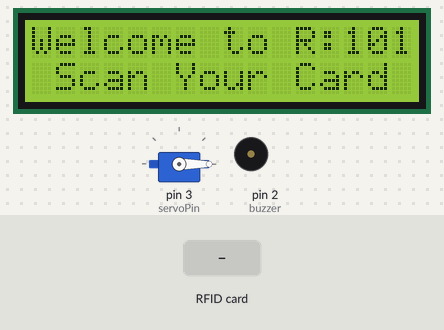
Simulated run of this sketch. Board: Arduino Uno, built with avr-gcc and run on an emulated ATmega328P. Shown: servo, 16×2 character LCD, buzzer (waves = sounding, pin HIGH). The test bench sets the inputs (shaded band). Pins used as bus, display or sensor lines are not drawn; what the sketch prints to the serial monitor is not drawn.

Above: at 1.3 s.
1.4 s: RFID card 72 57 AC 51 held to the reader
At 1.8 s:
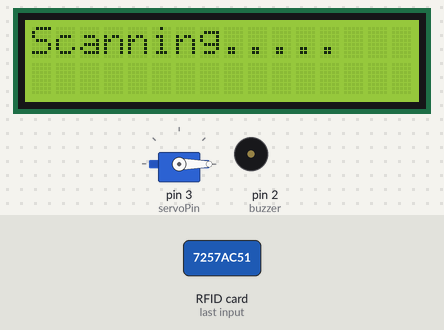
4.4 s: RFID card 72 57 AC 51 held to the reader
At 6.1 s:
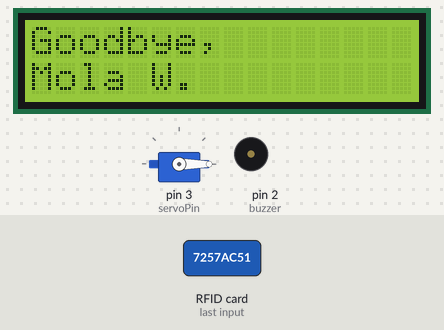
7.4 s: RFID card B8 08 2A 12 held to the reader
At 8.8 s:
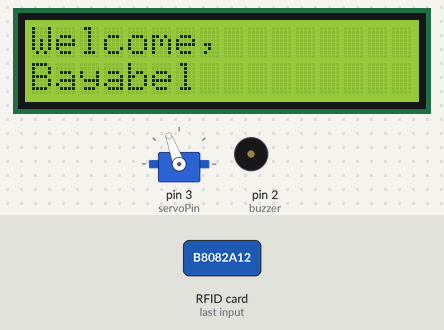
10.4 s: RFID card 11 22 33 44 held to the reader
At 12.2 s:
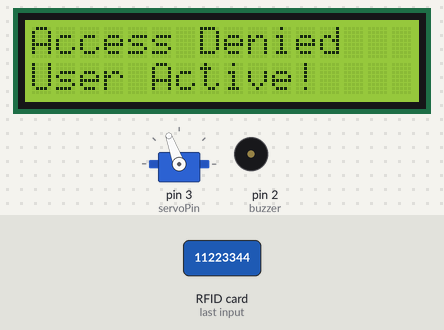
13.4 s: RFID card 5E 7A 19 C4 held to the reader
At 16.0 s:
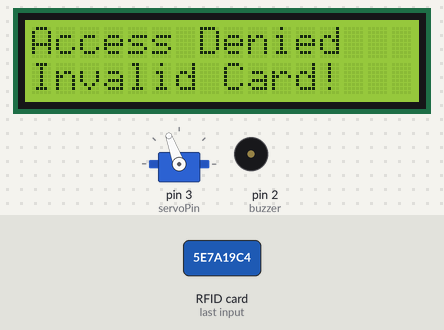
16.4 s: RFID card B8 08 2A 12 held to the reader
At 18.5 s:
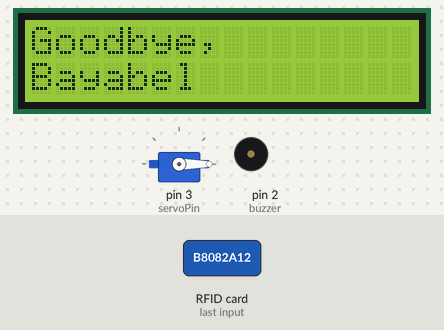
Timing chart, 0 to 20.4 s (numbered marks = the images above; inputs shaded):
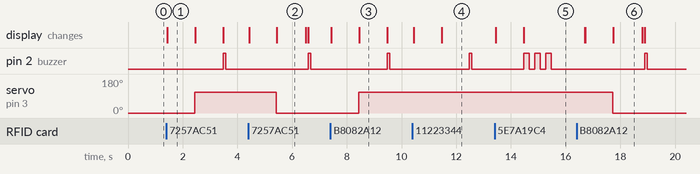

Measured:
- after the input at 1.4 s, pin 2 (buzzer): LOW → HIGH after 2.1 s, → LOW 0.10 s later; servo on pin 3 (servoPin): 0° → 110° after 1.0 s; the display: changes at once (image 1)
- after the input at 4.4 s, pin 2 (buzzer): LOW → HIGH after 2.2 s, → LOW 0.10 s later; servo on pin 3 (servoPin): 110° → 0° after 1.0 s; the display: first changes at once (image 2 shows a later state)
- after the input at 7.4 s, pin 2 (buzzer): LOW → HIGH after 2.1 s, → LOW 0.10 s later; servo on pin 3 (servoPin): 0° → 110° after 1.0 s; the display: first changes at once (image 3 shows a later state)
- after the input at 10.4 s, pin 2 (buzzer): LOW → HIGH after 2.1 s, → LOW 0.10 s later; the display: first changes at once (image 4 shows a later state)
- after the input at 13.4 s, pin 2 (buzzer): alternates HIGH for 0.20 s and LOW for 0.20 s, 6 changes in all, then stays LOW, starting after 1.1 s; the display: first changes at once (image 5 shows a later state)
- after the input at 16.4 s, pin 2 (buzzer): LOW → HIGH after 2.5 s, → LOW 0.10 s later; servo on pin 3 (servoPin): 110° → 0° after 1.3 s; the display: first differs from a run without the input after 0.32 s (image 6 shows a later state)
- what the display in image 1 shows lasts 1.1 s, from 1.4 s to 2.5 s

The sketch:

sketch_dec25a.ino
```cpp
#include <SPI.h>
#include <MFRC522.h>
#include <Servo.h>
#include <LiquidCrystal_I2C.h>

#define SS_PIN 10  // SPI Slave Select
#define RST_PIN 9  // Reset pin for RFID
#define buzzer 2    // Buzzer pin
#define servoPin 3  // Servo motor pin

Servo servo;
LiquidCrystal_I2C lcd(0x27, 16, 2); // LCD I2C address
MFRC522 rfid(SS_PIN, RST_PIN);

byte lock = 0; // Lock state: 0 = Locked, 1 = Unlocked
String currentUser = ""; // To keep track of the logged-in user

// Struct to store UID and associated user names
struct User {
  String uid;
  String name;
};

// List of authorized users
User authorizedUsers[] = {
  {"72 57 AC 51", "Mola W."},
  {"B8 08 2A 12", "Bayabel "},
  {"11 22 33 44", "Abera Molla"}
};
const int userCount = sizeof(authorizedUsers) / sizeof(authorizedUsers[0]);

void setup() {
  Serial.begin(9600);  // Initialize Serial Monitor
  servo.attach(servoPin);
  servo.write(0);  // Start in locked position
  lcd.init();
  lcd.backlight();
  SPI.begin();      // Initialize SPI
  rfid.PCD_Init();  // Initialize RFID module
  pinMode(buzzer, OUTPUT);

  lcd.setCursor(0,0);
  lcd.print("Welcome to R:101");
  lcd.setCursor(1, 1);
  lcd.print("Scan Your Card");
}

void loop() {
  // Check for new card
  if (!rfid.PICC_IsNewCardPresent()) return;
  if (!rfid.PICC_ReadCardSerial()) return;

  // Read UID
  String scannedUID = "";
  for (byte i = 0; i < rfid.uid.size; i++) {
    if (rfid.uid.uidByte[i] < 0x10) scannedUID += "0";
    scannedUID += String(rfid.uid.uidByte[i], HEX);
    if (i < rfid.uid.size - 1) scannedUID += " ";
  }
  scannedUID.toUpperCase();

  Serial.print("Scanning UID... ");

  // Display scanned UID on LCD
  lcd.clear();
  lcd.setCursor(0, 0);
  lcd.print("Scanning.....");
  lcd.setCursor(0, 1);
  delay(1000);

  // Check if UID is authorized and find user
  String userName = "";
  for (int i = 0; i < userCount; i++) {
    if (scannedUID == authorizedUsers[i].uid) {
      userName = authorizedUsers[i].name;
      break;
    }
  }

  if (userName != "") {
    // Send the UID and Name to Serial
    handleAccess(userName, scannedUID);
  } else {
    denyAccess();
     lcd.clear();
      lcd.setCursor(0, 0);
      lcd.print("Welcome to R:101");
      lcd.setCursor(1, 1);
      lcd.print("Scan Your Card");
  }

  // Prompt to scan again
 ;
}

void handleAccess(String userName, String scannedUID) {
  String roomNumber = "Room101"; // Example room number

  if (lock == 0) {
    // Entry scenario
    servo.write(110);  // Unlock position
    lock = 1;
    currentUser = userName; // Set the current user

    // Send UID, Name, Room, and Entry event to Serial
    Serial.println(scannedUID + "," + userName + "," + roomNumber + ",ENTRY");

    lcd.clear();
    lcd.setCursor(0, 0);
    lcd.print("Welcome,");
    lcd.setCursor(0, 1);
    lcd.print(userName);
    delay(1000);

    lcd.clear();
    lcd.setCursor(0, 0);
    lcd.print("Room: ");
    lcd.setCursor(6, 0);
    lcd.print(roomNumber);
  } else if (userName == currentUser) {
    // Leave scenario
    servo.write(0);  // Lock position
    lock = 0;
    currentUser = ""; // Clear the current user

    // Send UID, Name, Room, and Leave event to Serial
    Serial.println(scannedUID + "," + userName + "," + roomNumber + ",LEAVE");

    lcd.clear();
    lcd.setCursor(0, 0);
    lcd.print("Goodbye,");
    lcd.setCursor(0, 1);
    lcd.print(userName);
    delay(1000);
    setup();
  } else {
    // Deny if a different user tries to leave
    lcd.clear();
    lcd.setCursor(0, 0);
    lcd.print("Access Denied");
    lcd.setCursor(0, 1);
    lcd.print("User Active!");
    delay(1000);
  }

  digitalWrite(buzzer, HIGH);
  delay(100);
  digitalWrite(buzzer, LOW);
  delay(100);
}

void denyAccess() {
  // Deny access and display message
  lcd.clear();
  lcd.setCursor(0, 0);
  lcd.print("Access Denied");
  lcd.setCursor(0, 1);
  lcd.print("Invalid Card!");

  // Triple beep for denied access
  for (int i = 0; i < 3; i++) {
    digitalWrite(buzzer, HIGH);
    delay(200);
    digitalWrite(buzzer, LOW);
    delay(200);
  }

  delay(1000);
}
```
